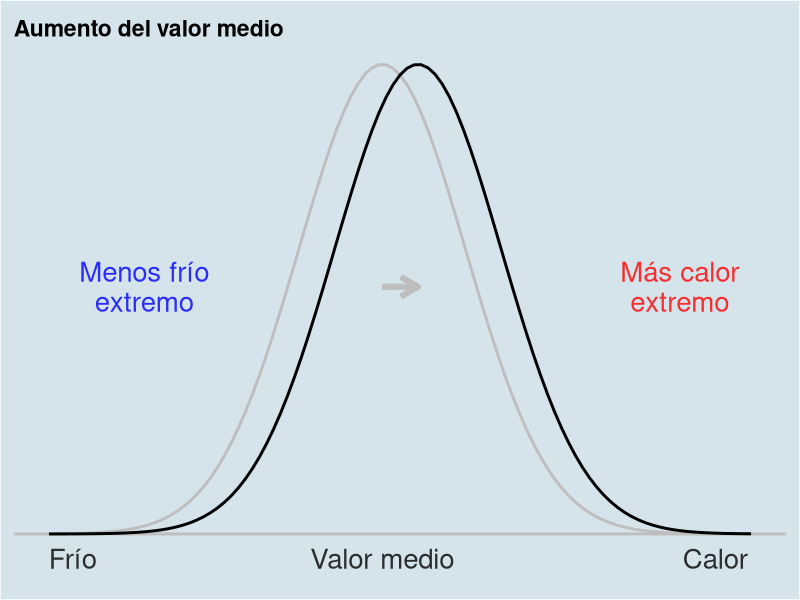
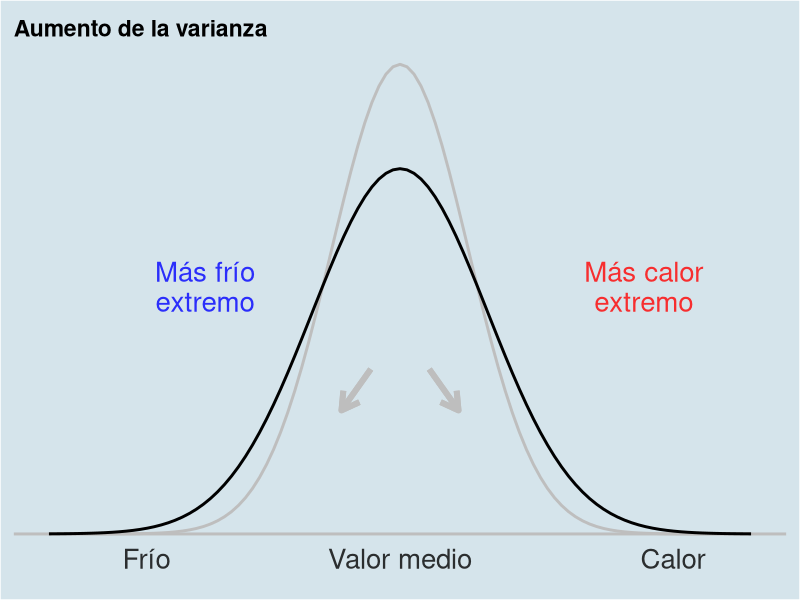
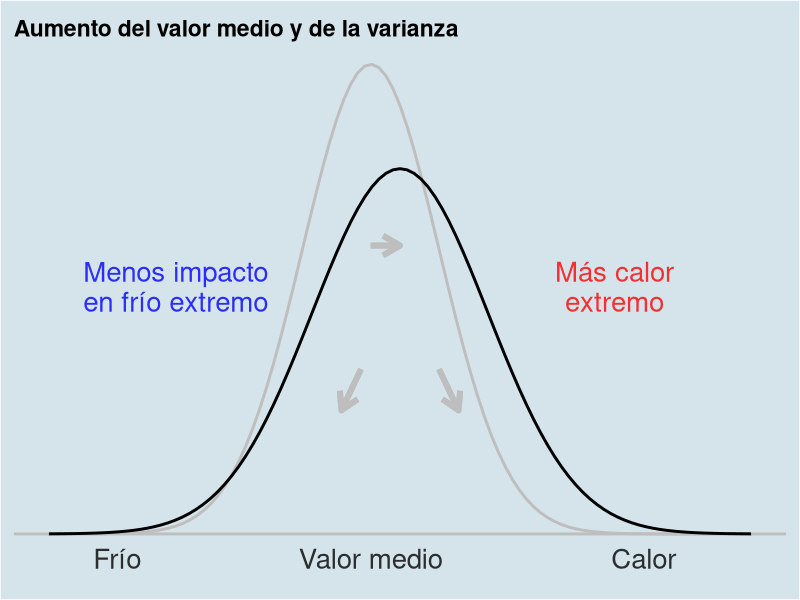

The R source for these figures, in order:
library(ggplot2)
library(ggthemes)

graf_normal <- function(Xmedia1, Xdt1, Xmedia2, Xdt2, titulo, texto1, texto2) {
  
  Xmin1 <- Xmedia1-4*Xdt1
  Xmax1 <- Xmedia1+4*Xdt1

  Xmin2 <- Xmedia2-4*Xdt2
  Xmax2 <- Xmedia2+4*Xdt2

  Ymax1 <- max(dnorm(Xmedia1, Xmedia1, Xdt1))
  Ymax2 <- max(dnorm(Xmedia2, Xmedia2, Xdt2))
  
  Xmin <- min(Xmin1, Xmin2)
  Xmax <- max(Xmax1, Xmax2)
  
  ggplot(data.frame(X = c(Xmin, Xmax)), aes(x = X)) +
    geom_hline(yintercept = 0, colour = "grey", linewidth = 1) +
    stat_function(fun = dnorm, args = c(Xmedia1, Xdt1), 
                  linewidth = 1, 
                  colour = "grey") +
    stat_function(fun = dnorm, args = c(Xmedia2, Xdt2), 
                  linewidth = 1, 
                  colour = "black") +
    geom_segment(aes(x = Xmedia1, y = 0, xend = Xmedia1, yend = Ymax1), 
                 linetype = "dashed", 
                 linewidth = 0, 
                 colour = "grey") +
    geom_segment(aes(x = Xmedia2, y = 0, xend = Xmedia2, yend = Ymax2), 
                 linetype = "dashed", 
                 linewidth = 0, 
                 colour = "black") +
    theme_economist(base_size = 25, horizontal = FALSE) +
    theme(
       line = element_blank(),
       axis.line.y = element_blank(),
       axis.text.x = element_blank(),
       axis.text.y = element_blank(),
       axis.ticks = element_blank(),
       axis.title.x = element_blank(),
       axis.title.y = element_blank(),
       legend.position = "none",
       panel.grid = element_blank(),
       panel.border = element_blank(),
       plot.background = element_rect(colour = "white"),
     ) +
    xlim(c(Xmin, Xmax)) +
    annotate(
      "text",
      x = Xmedia1, y = -0.003,
      label = stringr::str_wrap("Valor medio", width = 15),
      color = "black",
      alpha = 0.8,
      size = 7,
      lineheight = .9
    ) +
    annotate(
      "text",
      x = Xmin1 + 2, y = -0.003,
      label = stringr::str_wrap("Frío", width = 15),
      color = "black",
      alpha = 0.8,
      size = 7,
      lineheight = .9
    ) +
    annotate(
      "text",
      x = Xmax1, y = -0.003,
      label = stringr::str_wrap("Calor", width = 15),
      color = "black",
      alpha = 0.8,
      size = 7,
      lineheight = .9
    )  +
  labs(title = titulo) +
    annotate(
      "text",
      x = 230, y = 0.03,
      label = stringr::str_wrap(texto1,
                                width = 15),
      color = "blue",
      alpha = 0.8,
      size = 7,
      lineheight = .9
    ) +
    geom_segment(aes(x = 229.5, y = 0.025, xend = 233.5, yend = 0.007), 
                 alpha = 0.8,
                 linewidth = 0, 
                 colour = "blue") +
    annotate(
      "text",
      x = 275, y = 0.03,
      label = stringr::str_wrap(texto2,
                                width = 15),
      color = "red",
      alpha = 0.8,
      size = 7,
      lineheight = .9
    ) +
    geom_segment(aes(x = 274, y = 0.025, xend = 269, yend = 0.008), 
                 alpha = 0.8,
                 linewidth = 0, 
                 colour = "red")
  
}

g1 <- graf_normal(250, 7, 253, 7, "Aumento del valor medio", "Menos frío extremo", "Más calor extremo")
g2 <- graf_normal(250, 7, 250, 9, "Aumento de la varianza", "Más frío extremo", "Más calor extremo")
g3 <- graf_normal(250, 7, 253, 9, "Aumento del valor medio y de la varianza", 
                  "Menos impacto en frío extremo", "Más calor extremo")

g1 <- g1 + 
  geom_segment( x = 250, 
                y = 0.03, 
                xend = 253, 
                yend = 0.03, 
                colour='grey', 
                linewidth=2,
                arrow = arrow(length = unit(0.5, "cm"))) 

g2 <- g2 + 
  geom_segment( x = 250 + 3, 
                y = 0.02, 
                xend = 256, 
                yend = 0.015, 
                colour='grey', 
                size=2,
                arrow = arrow(length = unit(0.5, "cm"))) +
  geom_segment( x = 247, 
                y = 0.02, 
                xend = 244, 
                yend = 0.015, 
                colour='grey', 
                size=2,
                arrow = arrow(length = unit(0.5, "cm")))

g3 <- g3 + 
  geom_segment( x = 250, 
                y = 0.035, 
                xend = 253, 
                yend = 0.035, 
                colour='gray',
                size=2,
                arrow = arrow(length = unit(0.5, "cm"))) +
  geom_segment( x = 257, 
                y = 0.02, 
                xend = 259, 
                yend = 0.015, 
                colour='gray', 
                size=2,
                arrow = arrow(length = unit(0.5, "cm"))) +
  geom_segment( x = 249, 
                y = 0.02, 
                xend = 247, 
                yend = 0.015, 
                colour='gray', 
                size=2,
                arrow = arrow(length = unit(0.5, "cm"))) 
  
g1
g2
g3

